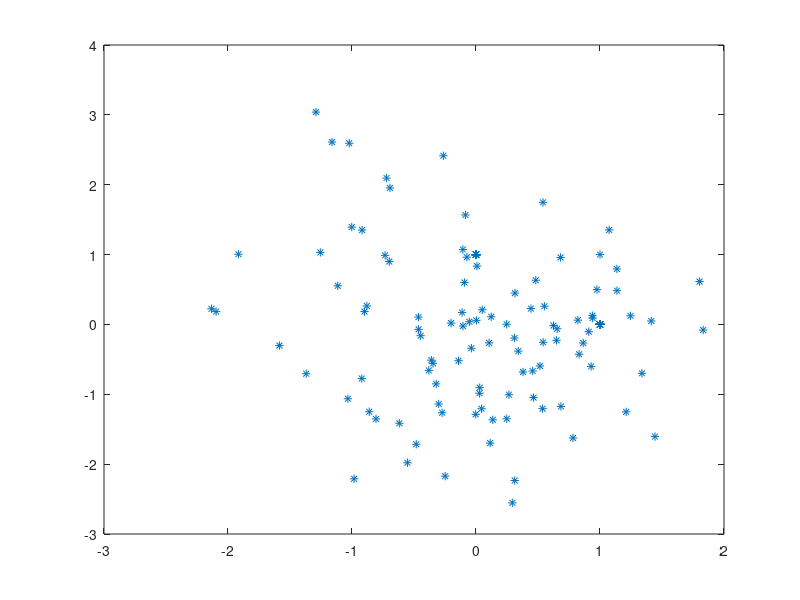

This chart was generated by the following MATLAB code: (Note: this script raises an error after producing the figure.)
close all; 

clear all; 

%D = 30; d = 3; N = 100;
%X = (orth(randn(D,d)) * randn(d,N))';

X = [[ones(100,1) zeros(100,1)]; [zeros(100,1) ones(100,1)]; ones(1,2); randn(100,2)]; 

plot(X(:,1), X(:,2),'*');

[repInd,C] = smrs(X',10,0,true);

hold on; 
plot(X(repInd,1),X(repInd,2),'rx')

plot(X(101,1),X(101,2),'ko')

[center,U,obj_fcn] = fcm(X,2);

plot([center([1 2],1)],[center([1 2],2)],'*','color','m')
%
%
%
% EEG signals -> 
%   
%
%
% proteomic signals -> 
%
%
%
% ecg signals ->
%